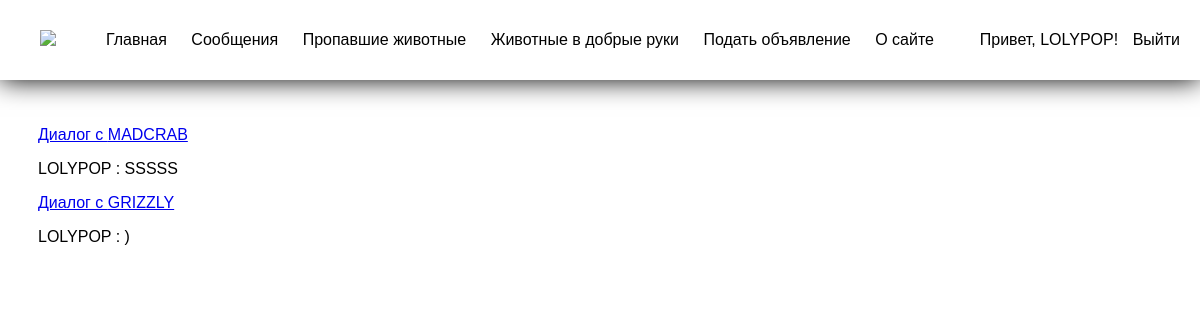
/chats/ (signed in), run on the app's committed database.
### chats/models.py (models this page shows, shortened)
class Message(models.Model):
    objects = models.Manager()
    dialog = models.ForeignKey(Dialog, verbose_name='Диалог', on_delete=models.CASCADE)
    from_user = models.ForeignKey(User, on_delete=models.CASCADE, verbose_name='Отправитель', related_name='sender')
    to_user = models.ForeignKey(User, on_delete=models.CASCADE, verbose_name='Получатель', related_name='recipient')
    sent = models.DateTimeField(auto_now_add=True)
    message = models.TextField(verbose_name='Сообщение')
    class Meta:
        verbose_name = 'Сообщение'
        verbose_name_plural = 'Сообщения'
        ordering = ['sent']

### chats/views.py (the view)
# urls.py: path('', views.dialog_list_view, name='chats'),
@login_required(login_url='login')
def dialog_list_view(request):
    dialogs = Dialog.objects.filter(members__in=[request.user.id])
    context = {'dialogs': dialogs}
    return render(request, 'chats/chats.html', context=context)

### templates/chats/chats.html (shortened to what this page needs)
<!DOCTYPE html>
{% extends 'base.html' %}
{% block content %}
    {% if dialogs.count > 0 %}
        {% for dialog in dialogs %}
            {% with last_message=dialog.message_set.last %}
                {% for member in dialog.members.all %}
                    {% if not member == request.user %}
                        <p><a href="{% url 'chat_detail' dialog.pk %}">Диалог с {{member}}</a></p>
                        <p>{{last_message.from_user}} : {{last_message.message}}</p>
                    {% endif %}
                {% endfor %}
            {% endwith %}
        {% endfor %}
    {% else %}
        <p>Нет сообщений.</p>
    {% endif %}
{% endblock content %}

### templates/base.html (shortened to what this page needs)
<!DOCTYPE html>
{% load static %}
<html lang="en">
    <head>
        {% block css %}
            <link href="{% static 'lost/css/buttons.css' %}" rel="stylesheet"/>
            <link href="{% static 'lost/css/base.css' %}" rel="stylesheet"/>
            <link href="{% static 'lost/css/dropdown.css' %}" rel="stylesheet"/>
        {% endblock css %}
    </head>
    <body>
        <header>
            <a href="{% url 'home' %}"><img src="{% static 'lost/images/logocat.png' %}"/></a>
            <nav>
                <ul>
                    <li><a href="{% url 'home' %}">Главная</a></li>
                    <li><a href="{% url 'chats' %}">Сообщения</a></li>
                    <li><a href="{% url 'lost_list' %}">Пропавшие животные</a></li>
                    <li><a href="{% url 'good_hands_list' %}">Животные в добрые руки</a></li>
                    <div class="dropdown">
                        <li>Подать объявление</li>
                    </div>
                    <li><a href="{% url 'about' %}">О сайте</a></li>
                </ul>
                <div class="nav-auth">
                    {% if user.is_authenticated %}
                        {% if user.is_superuser %}
                            <p>Привет, <a href="/admin/" class="admin-link">{{user.username}}!</a></p>
                            <a href="{% url 'logout' %}">Выйти</a>
                        {% else %}
                            <p>Привет, {{user.username}}!</p>
                            <a href="{% url 'logout' %}">Выйти</a>
                        {% endif %}
                    {% else %}
                        <p> <a href="{% url 'login' %}">Войти</a> </p>
                        <p> <a href="{% url 'signup' %}">Создать аккаунт</a> </p>
                    {% endif %}
                </div>
            </nav>
        </header>
        {% block content %}
        {% endblock content %}
    </body>
</html>

### static/lost/css/base.css (style rules this page uses)
.nav-auth { overflow: visible; position: absolute; right: 0; margin-right: 20px; text-align: right; float: right; }
.nav-auth p { margin: 10px; }
.nav-auth a { text-decoration: none; color: black; }
header img { height: 80px; margin-left: 40px; }
body { height: 125vh; background-size: cover; font-family: sans-serif; margin-top: 80px; padding: 30px; }
header { background-color: white; position: fixed; top: 0; left: 0; right: 0; height: 80px; display: flex; align-items: center; box-shadow: 0 0 25px 0 black; }
header * { display: inline; }
header li { margin: 10px; }
header li a { color: black; text-decoration: none; }

### static/lost/css/dropdown.css (style rules this page uses)
.dropdown { position: relative; display: inline-block; }

### data on the page
Message: from_user "LOLYPOP", message "SSSSS"
Message: from_user "LOLYPOP", message ")"

### other printed values
{{ user.username }} "LOLYPOP"
{{ member }} "MADCRAB"
{{ member }} "GRIZZLY"
